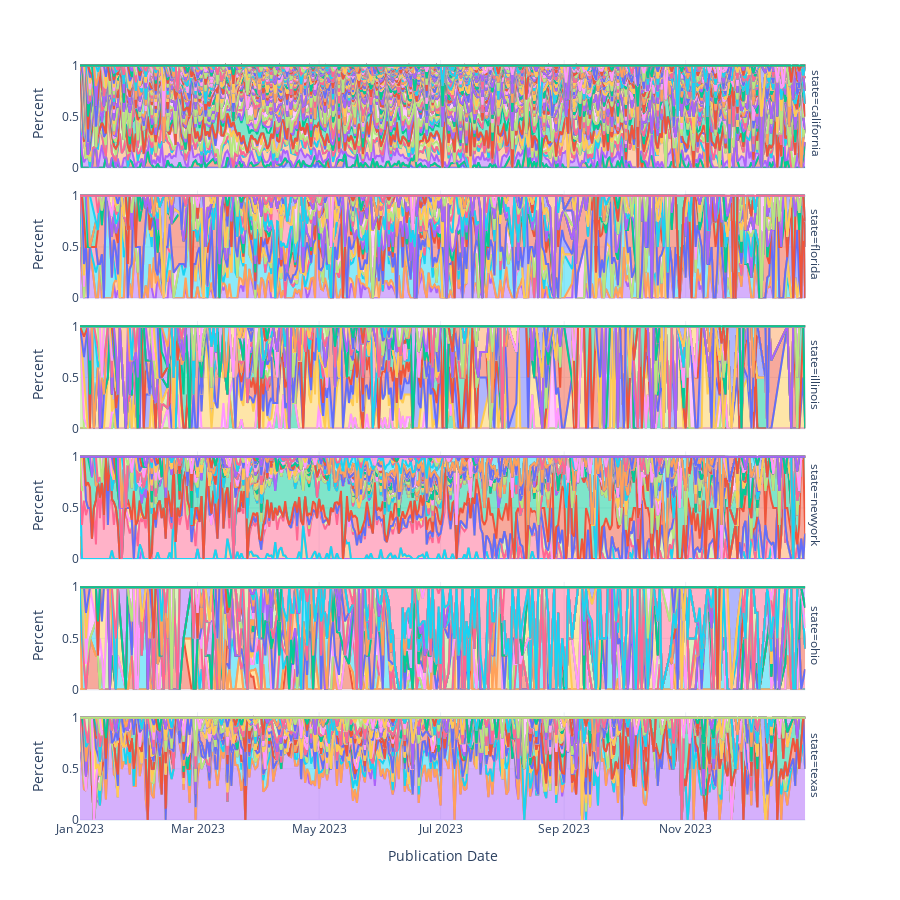

Notebook code cell kept with this figure:
### Code cell
fig_area_daily=px.area(num_articles_temporal_master_norm,
       x='publish_date',
       y='perc',
       color='media_name',
       height=900,
       labels={'perc':'Percent', 'publish_date':'Publication Date'},
       facet_row='state').update_layout(showlegend=False)



fig_area_daily.write_image('fig_area_daily.png', scale=2)
fig_area_daily.write_image('fig_area_daily.svg')

fig_area_daily
